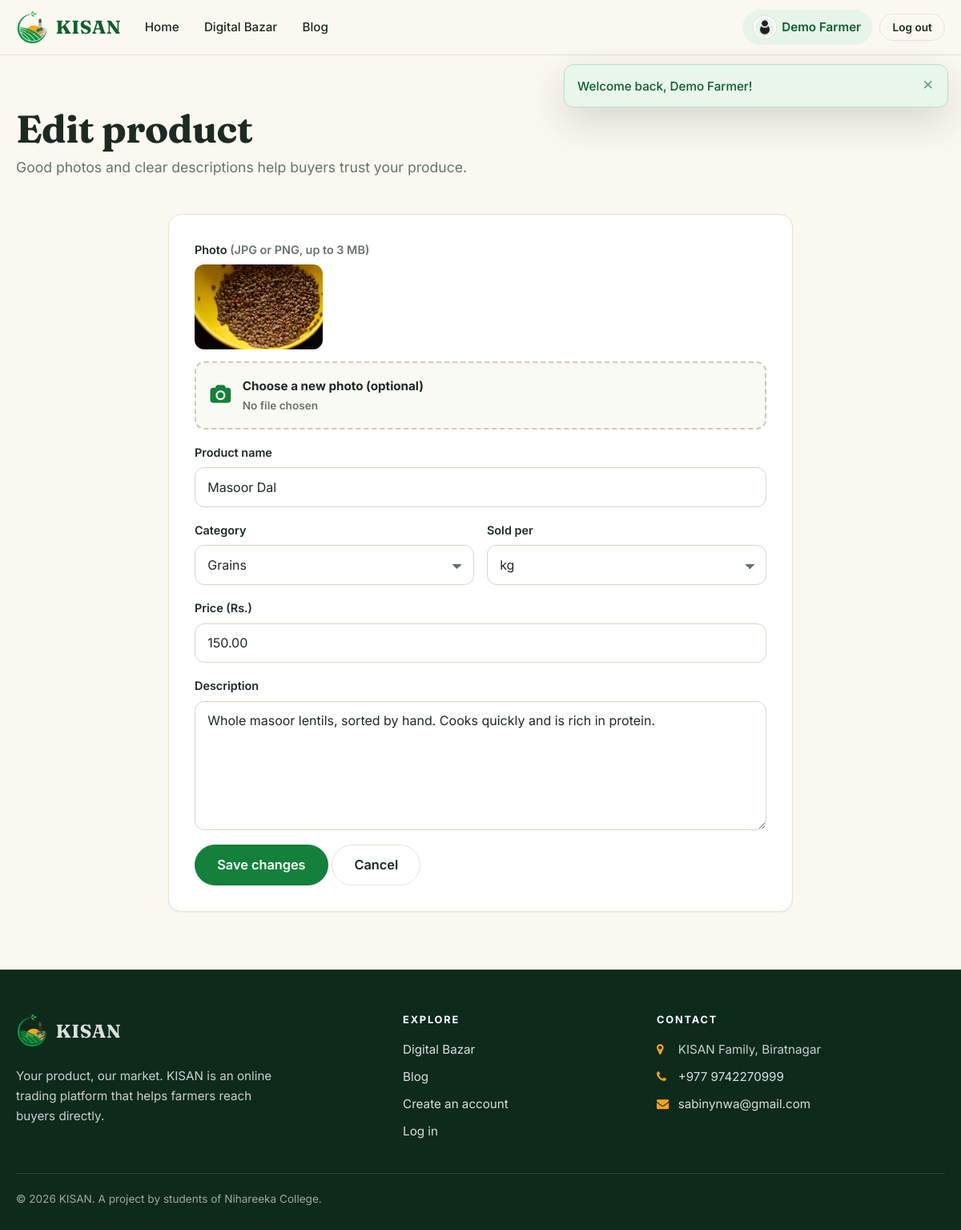
/uploadProduct.php?pid=12 (signed in), run on the app's committed database.
### tables this page shows
CREATE TABLE `fproduct` (
  `pid`       INT           NOT NULL AUTO_INCREMENT,
  `fid`       INT           NOT NULL,
  `product`   VARCHAR(255)  NOT NULL,
  `pcat`      VARCHAR(50)   NOT NULL,
  `pinfo`     TEXT          NOT NULL,
  `price`     DECIMAL(10,2) NOT NULL,
  `unit`      VARCHAR(20)   NOT NULL DEFAULT 'kg',
  `pimage`    VARCHAR(255)  NOT NULL DEFAULT '',
  `picStatus` TINYINT       NOT NULL DEFAULT 0,
  `created`   TIMESTAMP     NOT NULL DEFAULT CURRENT_TIMESTAMP,
  PRIMARY KEY (`pid`),
  KEY `idx_fproduct_fid` (`fid`),
  KEY `idx_fproduct_cat` (`pcat`),
  CONSTRAINT `fk_fproduct_farmer` FOREIGN KEY (`fid`) REFERENCES `farmer` (`fid`) ON DELETE CASCADE
);

### includes/bootstrap.php (called while the page is built, shortened)
<?php
require_once __DIR__ . '/../db.php';
function e($value): string
{
    return htmlspecialchars((string) $value, ENT_QUOTES | ENT_SUBSTITUTE, 'UTF-8');
}
function product_image($file): string
{
    $file = basename((string) $file);
    if ($file !== '' && is_file(__DIR__ . '/../productimages/' . $file)) {
        return 'productimages/' . rawurlencode($file);
    }
    return 'images/placeholder.svg';
}
function is_post(): bool
{
    return ($_SERVER['REQUEST_METHOD'] ?? 'GET') === 'POST';
}
function get_int(string $key): int
{
    $v = $_GET[$key] ?? 0;
    return is_string($v) ? (int) $v : 0;
}
function db_query(string $sql, string $types = '', array $params = []): mysqli_stmt
{
    global $conn;
    $stmt = $conn->prepare($sql);
    if ($types !== '') {
        $stmt->bind_param($types, ...$params);
    }
    $stmt->execute();
    return $stmt;
}
function db_all(string $sql, string $types = '', array $params = []): array
{
    $stmt   = db_query($sql, $types, $params);
    $result = $stmt->get_result();
    $rows   = $result ? $result->fetch_all(MYSQLI_ASSOC) : [];
    return $rows;
}
function db_row(string $sql, string $types = '', array $params = []): ?array
{
    $rows = db_all($sql, $types, $params);
    return $rows ? $rows[0] : null;
}
function current_user(): ?array
{
    return (isset($_SESSION['user']) && is_array($_SESSION['user'])) ? $_SESSION['user'] : null;
}
    ?>

### uploadProduct.php (the view, shortened to what this page needs)
<?php
require __DIR__ . '/includes/bootstrap.php';
$fid = current_user()['id'];
$editId  = is_post() ? (int) post_str('pid') : get_int('pid');
$editing = null;
if ($editId > 0) {
    $editing = db_row('SELECT * FROM fproduct WHERE pid = ? AND fid = ?', 'ii', [$editId, $fid]);
}
$old = [
    'pname' => $editing ? $editing['product'] : '',
    'type'  => $editing ? $editing['pcat'] : '',
    'unit'  => $editing ? $editing['unit'] : 'kg',
    'price' => $editing ? (string) $editing['price'] : '',
    'pinfo' => $editing ? $editing['pinfo'] : '',
];
require __DIR__ . '/includes/header.php';
?>
<section class="page-head">
    <div class="wrap">
        <h1><?= $editing ? 'Edit product' : 'List a product' ?></h1>
        <p class="lead muted">Good photos and clear descriptions help buyers trust your produce.</p>
    </div>
</section>
<section class="section-tight">
    <div class="narrow">
        <div class="card card-pad">
            <form method="post" action="uploadProduct.php<?= $editing ? '?pid=' . (int) $editId : '' ?>" enctype="multipart/form-data" novalidate>
                <div class="field">
                    <span class="label">Photo <span class="muted">(JPG or PNG, up to 3 MB)</span></span>
                    <?php if ($editing): ?>
                        <img src="<?= e(product_image($editing['pimage'])) ?>" alt="Current photo" style="width:160px;border-radius:12px;margin-bottom:.5rem">
                    <?php endif; ?>
                    <label class="file-drop" for="productPic">
                        <i class="fa fa-camera" aria-hidden="true"></i>
                        <div>
                            <strong><?= $editing ? 'Choose a new photo (optional)' : 'Choose a photo' ?></strong>
                            <span id="file-name">No file chosen</span>
                        </div>
                    </label>
                </div>
                <div class="form-grid">
                    <div class="field span-2">
                        <label for="pname">Product name</label>
                        <input type="text" id="pname" name="pname" value="<?= e($old['pname']) ?>" maxlength="100" required>
                    </div>
                    <div class="field">
                        <label for="type">Category</label>
                        <select id="type" name="type" required>
                            <?php foreach (PRODUCT_CATEGORIES as $c): ?>
                                <option value="<?= e($c) ?>" <?= $old['type'] === $c ? 'selected' : '' ?>><?= e($c) ?></option>
                            <?php endforeach; ?>
                        </select>
                    </div>
                    <div class="field">
                        <label for="unit">Sold per</label>
                        <select id="unit" name="unit" required>
                            <?php foreach (PRODUCT_UNITS as $u): ?>
                                <option value="<?= e($u) ?>" <?= $old['unit'] === $u ? 'selected' : '' ?>><?= e($u) ?></option>
                            <?php endforeach; ?>
                        </select>
                    </div>
                    <div class="field span-2">
                        <label for="price">Price (Rs.)</label>
                        <input type="number" id="price" name="price" value="<?= e($old['price']) ?>" min="0.01" step="0.01" required>
                    </div>
                    <div class="field span-2">
                        <label for="pinfo">Description</label>
                        <textarea id="pinfo" name="pinfo" rows="6" maxlength="2000" required><?= e($old['pinfo']) ?></textarea>
                    </div>
                </div>
                <button type="submit" class="btn btn-primary btn-lg"><?= $editing ? 'Save changes' : 'Publish product' ?></button>
                <a class="btn btn-ghost btn-lg" href="profileView.php#products">Cancel</a>
            </form>
        </div>
    </div>
</section>
<?php require __DIR__ . '/includes/footer.php'; ?>

### css/kisan.css (style rules this page uses)
:root { --bg: #fbf8f1; --surface: #ffffff; --ink: #1c2a22; --muted: #66736b; --line: #e8e2d3; --green: #14803c; --green-dark: #0d5f2b; --green-deep: #0e2a1b; --green-soft: #e6f4ea; --sun: #f6a31a; --sun-dark: #d98a07; --sun-soft: #fff3d9; --soil: #8a6d3b; --danger: #b3321f; --danger-soft: #fdecea; --radius: 16px; --radius-sm: 10px; --shadow-sm: 0 1px 2px rgba(16, 40, 24, .06); --shadow: 0 1px 2px rgba(16, 40, 24, .05), 0 10px 28px rgba(16, 40, 24, .08); --shadow-lg: 0 18px 48px rgba(16, 40, 24, .16); --font: "Inter", system-ui, -apple-system, "Segoe UI", Roboto, "Helvetica Neue", Arial, sans-serif; --font-head: "Fraunces", Georgia, "Times New Roman", serif; --header-h: 68px; }
*, *::before, *::after { box-sizing: border-box; }
html { scroll-behavior: smooth; }
body { margin: 0; font: 400 16px/1.65 var(--font); color: var(--ink); background: var(--bg); -webkit-font-smoothing: antialiased; text-rendering: optimizeLegibility; }
img { display: block; max-width: 100%; height: auto; }
a { color: var(--green-dark); text-decoration-thickness: 1px; text-underline-offset: 3px; }
h1, h2, h3, h4 { font-family: var(--font-head); font-weight: 700; line-height: 1.15; letter-spacing: -.01em; margin: 0 0 .5em; color: var(--ink); }
h1 { font-size: clamp(2rem, 4.2vw, 3rem); }
p { margin: 0 0 1em; }
.wrap { width: min(1160px, 100% - 2.5rem); margin-inline: auto; }
.narrow { width: min(780px, 100% - 2.5rem); margin-inline: auto; }
.muted { color: var(--muted); }
.btn { display: inline-flex; align-items: center; justify-content: center; gap: .5rem; padding: .72rem 1.3rem; font: 600 .95rem/1.2 var(--font); color: #fff; background: var(--green); border: 1.5px solid var(--green); border-radius: 999px; cursor: pointer; text-decoration: none; transition: transform .15s ease, background .15s ease, box-shadow .15s ease, border-color .15s ease; }
.btn-primary { background: var(--green); }
.btn-ghost { background: transparent; border-color: var(--line); color: var(--ink); }
.btn-lg { padding: .95rem 1.7rem; font-size: 1.02rem; }
.section-tight { padding: 1.5rem 0 clamp(3rem, 6vw, 4.5rem); }
.page-head { padding: clamp(2.5rem, 6vw, 4rem) 0 1.25rem; }
.page-head h1 { margin-bottom: .35rem; }
.page-head .lead { font-size: 1.1rem; max-width: 56ch; margin: 0; }
.card { background: var(--surface); border: 1px solid var(--line); border-radius: var(--radius); box-shadow: var(--shadow-sm); overflow: hidden; }
.card-pad { padding: clamp(1.25rem, 3vw, 2rem); }
.field { display: grid; gap: .4rem; margin-bottom: 1.1rem; }
.field label, .label { font-weight: 600; font-size: .9rem; }
.input, .field input[type="text"], .field input[type="email"], .field input[type="password"], .field input[type="number"], .field select, .field textarea { width: 100%; padding: .78rem .95rem; font: 400 1rem/1.4 var(--font); color: var(--ink); background: #fff; border: 1.5px solid #d9d3c2; border-radius: 12px; transition: border-color .15s ease, box-shadow .15s ease; }
select.input, .field select { appearance: none; background-image: linear-gradient(45deg, transparent 50%, #66736b 50%), linear-gradient(135deg, #66736b 50%, transparent 50%); background-position: calc(100% - 20px) 55%, calc(100% - 14px) 55%; background-size: 6px 6px; background-repeat: no-repeat; padding-right: 2.4rem; }
textarea.input, .field textarea { min-height: 120px; resize: vertical; }
.form-grid { display: grid; gap: 0 1rem; grid-template-columns: repeat(2, minmax(0, 1fr)); }
.form-grid .span-2 { grid-column: 1 / -1; }
.file-drop { display: flex; align-items: center; gap: .9rem; padding: 1rem 1.1rem; cursor: pointer; background: #fafaf4; border: 2px dashed #cfc8b3; border-radius: 12px; transition: all .15s ease; }
.file-drop i { font-size: 1.5rem; color: var(--green); }
.file-drop strong { display: block; font-size: .95rem; }
.file-drop span { font-size: .85rem; color: var(--muted); }

### data on the page
fproduct: pimage (picture), pname "Masoor Dal", price "150.00", pinfo "Whole masoor lentils, sorted by hand. Cooks quickly and is rich in protein."

### other printed values
$navUser['name'] "Demo Farmer"
$f['msg'] "Welcome back, Demo Farmer!"
form field type "Grains"
form field unit "kg"
